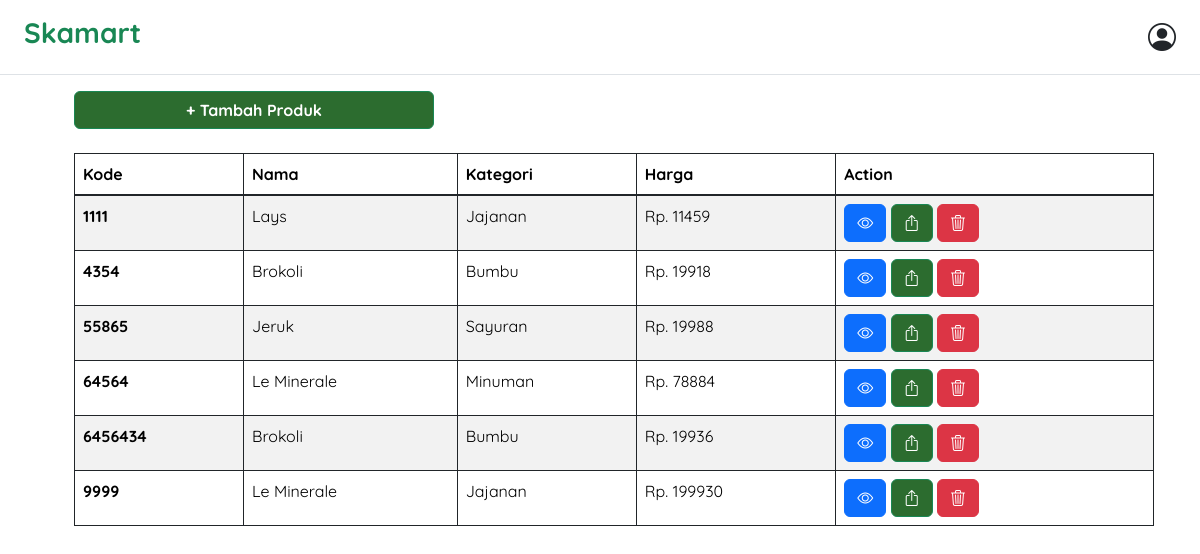
Screenshot of /Admin/dashboard.php (signed in) with the database file from the repository.
### tables this page shows
CREATE TABLE `master_barang` (
  `kode_barang` varchar(255) NOT NULL,
  `kode_kategori` bigint NOT NULL,
  `nama_barang` varchar(255) NOT NULL,
  `deskripsi` text NOT NULL,
  `satuan` varchar(255) NOT NULL,
  `rating` float NOT NULL DEFAULT '0',
  `diskon` float NOT NULL,
  `gambar_barang` text NOT NULL,
  `stok` bigint NOT NULL,
  `varian` varchar(255) NOT NULL,
  `harga` bigint NOT NULL,
  `terjual` int NOT NULL DEFAULT '0'
);

CREATE TABLE `master_kategori` (
  `kode_kategori` bigint NOT NULL,
  `nama` varchar(255) NOT NULL
);

### Controllers/adminController.php (called while the page is built, shortened)
<?php
$conn = connectDatabase();
function getAll()
{
    global $conn;
    $query = "SELECT master_barang.kode_barang, master_barang.nama_barang, master_barang.harga, master_kategori.nama FROM master_barang LEFT JOIN master_kategori ON master_barang.kode_kategori = master_kategori.kode_kategori";
    return mysqli_query($conn, $query);
}

### Admin/dashboard.php (the view, shortened to what this page needs)
<?php
require_once "../Controllers/adminController.php";
 $sql = getAll();
?>
<!DOCTYPE html>
<html lang="en">
<head>
  <link rel="stylesheet" href="<?= '../Assets/Css/style.css' ?>">
  <link href="https://cdn.jsdelivr.net/npm/bootstrap@5.3.3/dist/css/bootstrap.min.css" rel="stylesheet">
  <link rel="stylesheet" href="https://cdn.jsdelivr.net/npm/bootstrap-icons@1.11.3/font/bootstrap-icons.min.css">
  <link href="https://cdn.datatables.net/v/bs5/jq-3.7.0/dt-2.1.6/datatables.min.css" rel="stylesheet">
</head>
<body>
  <?php include '../Components/Navbar-Admin.php'; ?>
  <div class="container">
    <div class="row column-gap-3 p-3 ms-3">
      <a class="col-4 mb-4 btn btn-success fw-bold text-nowrap" href="create.php"> + Tambah Produk</a>
      <table id="tabelData" class="table table-hover table-striped border border-dark table-bordered">
        <thead class="bg-secondary">
          <tr>
            <th scope="col">Kode</th>
            <th scope="col">Nama</th>
            <th scope="col">Kategori</th>
            <th scope="col">Harga</th>
            <th scope="col">Action</th>
          </tr>
        </thead>
        <tbody class="table-group-divider">
          <?php while ($data = mysqli_fetch_assoc($sql)) { ?>
            <tr>
              <th scope="row"><?php echo $data['kode_barang'] ?></th>
              <td><?php echo $data['nama_barang'] ?></td>
              <td><?php echo $data['nama'] ?></td>
              <td>Rp. <?php echo $data['harga'] ?></td>
              <td>
                <a href="detail.php?view=<?php echo  $data['kode_barang']; ?>" class="btn btn-primary rounded"><i class="bi fw-bold  bi-eye"></i></a>
                <a href="update.php?update=<?php echo  $data['kode_barang']; ?>" class="btn btn-success rounded"><i class="bi fw-bold  bi-box-arrow-up"></i></a>
                <a data-bs-toggle="modal" data-bs-target="#modalHapus<?php echo  $data['kode_barang']; ?>" class="btn btn-danger rounded"><i class="bi fw-bold  bi-trash3"></i></a>
              </td>
            </tr>
          <?php } ?>
        </tbody>
      </table>
    </div>
  </div>
</body>
</html>

### Components/Navbar-Admin.php (shortened to what this page needs)
<?php $halamanSaatIni = basename($_SERVER['PHP_SELF']) ?>
<nav class="container-fluid d-flex justify-content-between align-items-center px-4 py-3 border-bottom  z-3" id="navbarBesar">
  <h3 class="fw-bold text-success">Skamart</h3>
  <?php if (isset($_SESSION['username'])): ?>
    <?php if($halamanSaatIni != "dashboard.php") {?>
      <button class="button-back mt-2 me-md-3 ms-auto"><a href="dashboard.php" class="text-reset text-decoration-none text-nowrap "><i class="bi bi-caret-left"></i>Kembali Ke Beranda</a></button>
    <?php } else {?>
      <div class="dropdown">
        <i class="bi bi-person-circle fs-3" type="button" data-bs-toggle="dropdown" aria-expanded="false"></i>
      </div>
    <?php }?>
  <?php endif; ?>
</nav>

### Assets/Css/style.css (style rules this page uses)
:root { --warna-utama: #2c6c2f; --pendukung: #ecffe6; --hover: #d5ed9f; --tinggi-gambar-card: 220px; --lebar-gambar-card: 100%; --lebar-card: 220px; }
body { font-family: "Quicksand", sans-serif !important; background-color: #fff7fc; }
.bg-success, .btn-success { background-color: var(--warna-utama) !important; }
.text-success { color: var(--warna-utama) !important; }
.container-fluid { margin: 0 !important; padding: 0 !important; }

### rows the page displays
master_barang: kode_barang "1111", nama_barang "Lays", kode_kategori.nama "Jajanan", harga "11459"
master_barang: kode_barang "4354", nama_barang "Brokoli", kode_kategori.nama "Bumbu", harga "19918"
master_barang: kode_barang "55865", nama_barang "Jeruk", kode_kategori.nama "Sayuran", harga "19988"
master_barang: kode_barang "64564", nama_barang "Le Minerale", kode_kategori.nama "Minuman", harga "78884"
master_barang: kode_barang "6456434", nama_barang "Brokoli", kode_kategori.nama "Bumbu", harga "19936"
master_barang: kode_barang "9999", nama_barang "Le Minerale", kode_kategori.nama "Jajanan", harga "199930"
